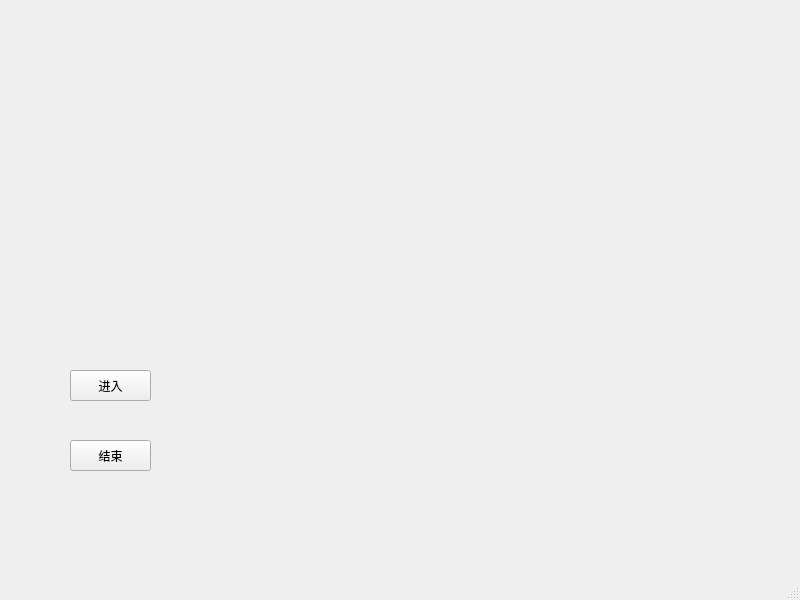
<?xml version="1.0" encoding="UTF-8"?>
<ui version="4.0">
 <class>startwindow</class>
 <widget class="QMainWindow" name="startwindow">
  <property name="geometry">
   <rect>
    <x>0</x>
    <y>0</y>
    <width>800</width>
    <height>600</height>
   </rect>
  </property>
  <property name="windowTitle">
   <string>MainWindow</string>
  </property>
  <widget class="QWidget" name="centralwidget">
   <widget class="QPushButton" name="btnend">
    <property name="geometry">
     <rect>
      <x>70</x>
      <y>440</y>
      <width>81</width>
      <height>31</height>
     </rect>
    </property>
    <property name="text">
     <string>结束</string>
    </property>
   </widget>
   <widget class="QPushButton" name="btnstart">
    <property name="geometry">
     <rect>
      <x>70</x>
      <y>370</y>
      <width>81</width>
      <height>31</height>
     </rect>
    </property>
    <property name="text">
     <string>进入</string>
    </property>
   </widget>
  </widget>
  <widget class="QMenuBar" name="menubar">
   <property name="geometry">
    <rect>
     <x>0</x>
     <y>0</y>
     <width>800</width>
     <height>23</height>
    </rect>
   </property>
  </widget>
  <widget class="QStatusBar" name="statusbar"/>
 </widget>
 <resources/>
 <connections/>
</ui>
